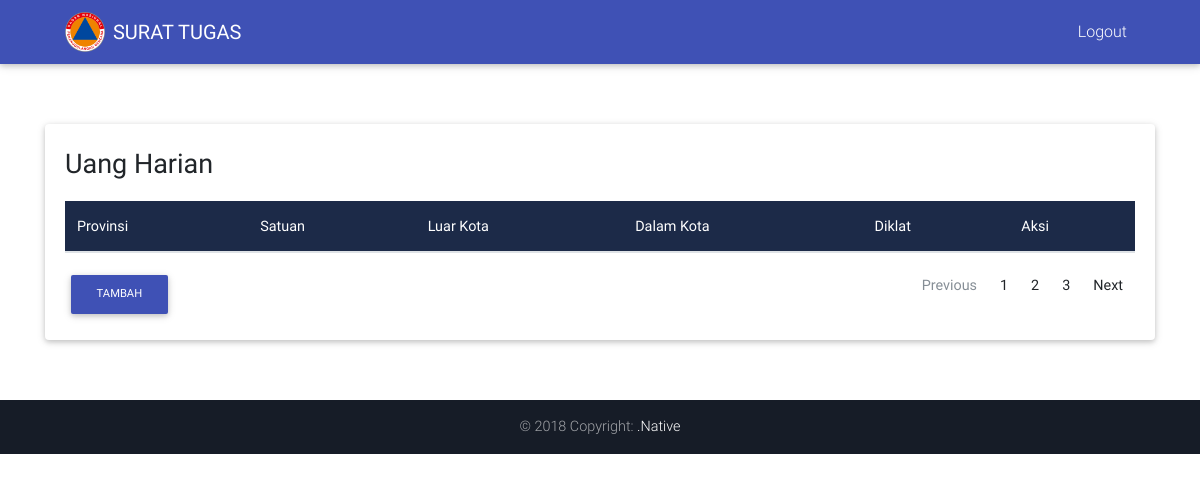
Page /index.php/home/uang_harian on the earlier database version.
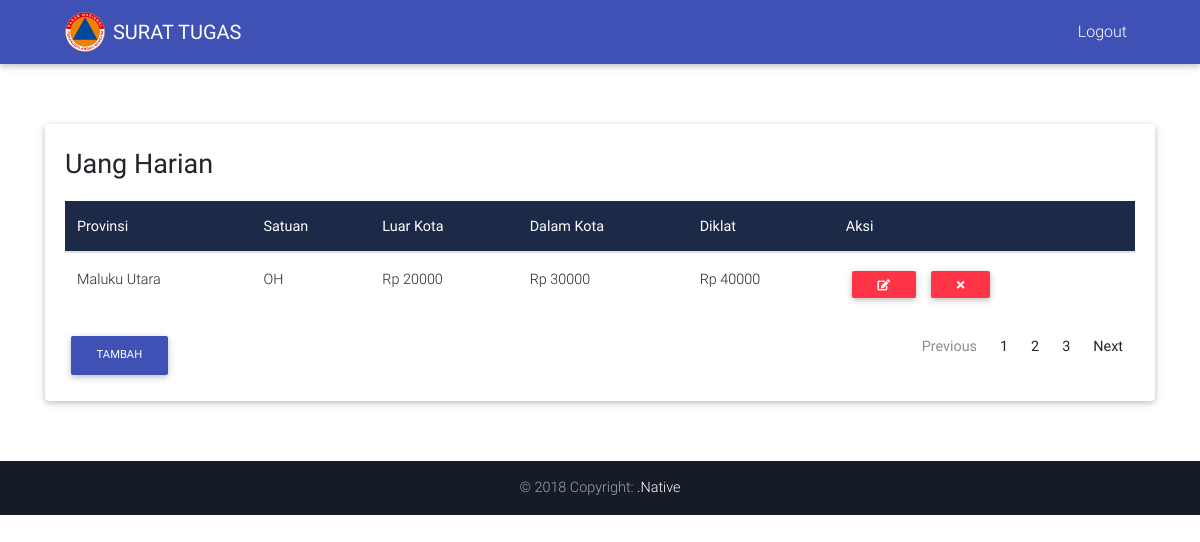
Same page on the later database version.
### tables this page shows
CREATE TABLE `uang_harian` (
  `id` int(5) NOT NULL,
  `provinsi` text NOT NULL,
  `luar_kota` int(10) NOT NULL,
  `dalam_kota` int(10) NOT NULL,
  `diklat` int(10) NOT NULL
);

### application/controllers/Home.php (called while the page is built, shortened)
<?php
class Home extends CI_Controller {
	function __Construct()
    {
        $this->load->model("home_model");
        $this->load->library("pagination");
    }
	public function uang_harian()
	{
		$data['harian'] = $this->home_model->get_uang_harian();
		$this->load->view('nav');
		$this->load->view('header');
		$this->load->view('uang_harian', $data);
		$this->load->view('footer');
	}
}

### index.php (called while the page is built, shortened)
<?php
require_once BASEPATH.'core/CodeIgniter.php';

### application/models/Home_model.php (called while the page is built, shortened)
<?php
class Home_model extends CI_Model {
	function get_uang_harian() {
		$this->db->from('uang_harian');
		$query = $this->db->get();
		return $query->result();
	}
}
?>

### application/views/uang_harian.php (the view, shortened to what this page needs)
<body>
  <div class="container margin">
    <div class="card mb-8">
      <div class="card-body">
        <p style="font-size: 27px;">Uang Harian</p>
        <div align="center">
          <table class="table table-hover">
                          <thead class="mdb-color darken-3 white-text">
                            <tr>
                              <th scope="col">Provinsi</th>
                              <th scope="col">Satuan</th>
                              <th scope="col">Luar Kota</th>
                              <th scope="col">Dalam Kota</th>
                              <th scope="col">Diklat</th>
                              <th scope="col">Aksi</th>
                            </tr>
                          </thead>
                          <tbody>
                            <?php foreach ($harian as $row) {
                echo "
                <tr>
                              <td>".$row->provinsi."</td>
                              <td>OH</td>
                              <td> Rp ".$row->luar_kota."</td>
                              <td> Rp ".$row->dalam_kota."</td>
                              <td> Rp ". $row->diklat."</td>
                              <td>
                                <span class='table-remove'><a href='".base_url("home/edit_harian_page/$row->id")."'><button type='button'  class='btn btn-danger btn-rounded btn-sm my-0'><i class='fa fa-pencil-square-o' aria-hidden='true'></i></button></a>
                                <span class='table-remove'><a href='".base_url("home/delete_harian/$row->id")."'><button type='button' class='btn btn-danger btn-rounded btn-sm my-0'><i class='fa fa-times' aria-hidden='true'></i></button></span>
                                </td>
                            </tr>
                            <tr>";
              }
                             ?>
                      </tbody>
                    </table>
          <div class="row">
            <div class="col">
              <div align="left">
                <a href="#"><button type="button" data-toggle="modal" data-target="#modalRegisterForm" class="btn btn-indigo btn-md">Tambah</button></a>
              </div>
            </div>
            <div class="col">
              <nav aria-label="Page navigation example">
                <ul class="pagination justify-content-end">
                  <li class="page-item disabled">
                    <a class="page-link" href="#" tabindex="-1">Previous</a>
                  </li>
                  <li class="page-item"><a class="page-link" href="#">1</a></li>
                  <li class="page-item"><a class="page-link" href="#">2</a></li>
                  <li class="page-item"><a class="page-link" href="#">3</a></li>
                  <li class="page-item">
                    <a class="page-link" href="#">Next</a>
                  </li>
                </ul>
              </nav>
            </div>
          </div>
        </div>
      </div>
    </div>
  </div>
</body>
</html>

Differences in the rows shown:
added uang_harian: provinsi "Maluku Utara", luar_kota "20000", dalam_kota "30000", diklat "40000"
